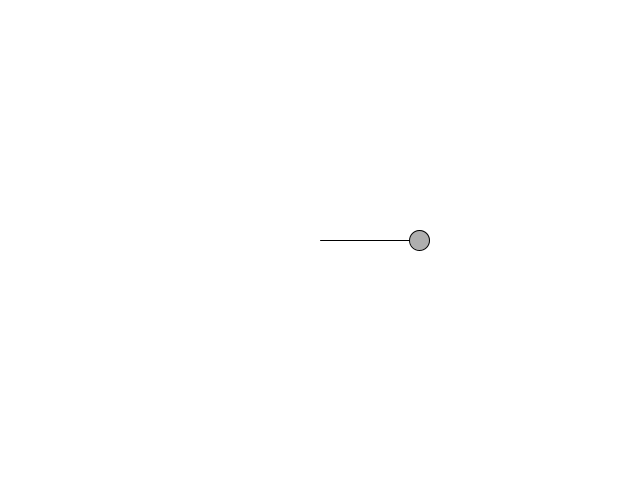
Frame 1 (no input)
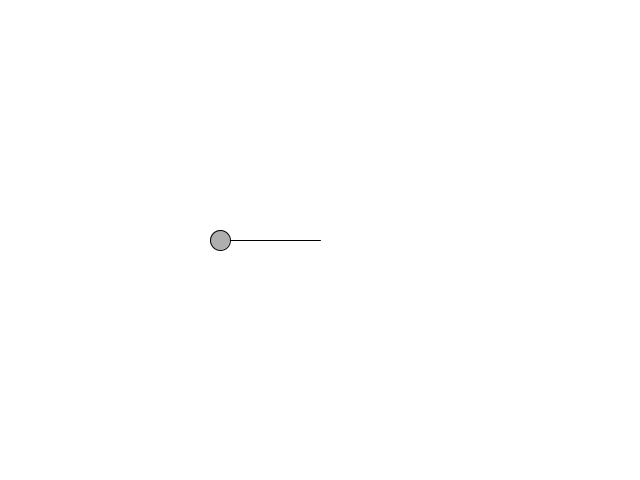
Frame 60 (the mouse pressed at the canvas centre just before this capture)
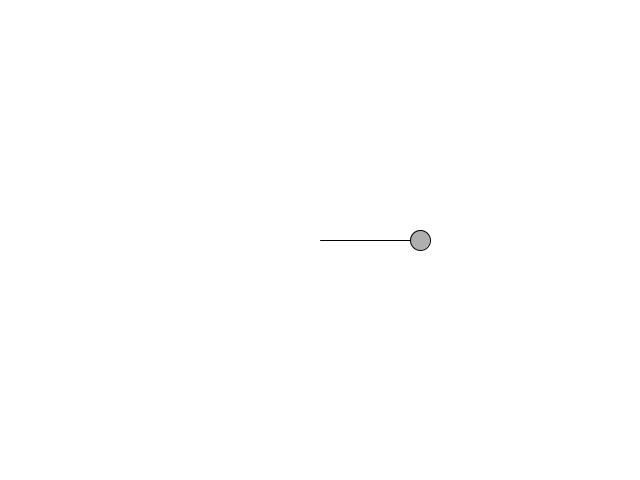
Frame 120 (the mouse held since frame 60 and released just before this capture)

The Processing sketch that drew these frames (run headless with seeded random() and noise(); from frame 60 on, the mouse is pressed at the canvas centre):

// Processing sketch: oscillation_simple_harmonic_motion
// ── oscillation_simple_harmonic_motion.pde
void setup() {
  size(640, 480);
}

void draw() {
  background(255);
  
  float period = 120;
  float amplitude = 100;
  float x = amplitude * cos(TWO_PI * frameCount / period);
  stroke(0);
  fill(175);
  translate(width/2, height/2);
  line(0,0,x,0);
  ellipse(x,0,20,20);
}
